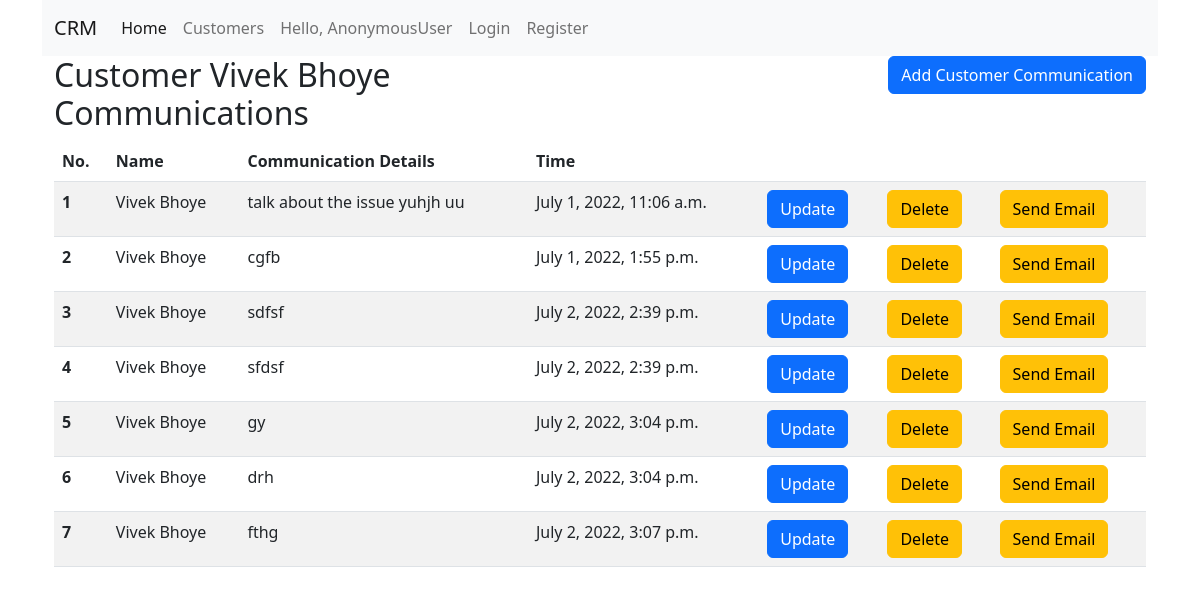
Screenshot of /customers/communication/4/ with the database file from the repository.
### crm/models.py (models this page shows, shortened)
class Customer(models.Model):
    first_name = models.CharField(max_length=50)
    last_name = models.CharField(max_length=50)
    email = models.EmailField(unique=True)
    phone = models.PositiveBigIntegerField()
    address = models.TextField()
    gst_no = models.CharField(max_length=15)
    frequency_of_automated_reminder = models.IntegerField()
    @property
    def full_name(self):
        return f'{self.first_name} {self.last_name}'
    def __str__(self) -> str:
        return f'{self.full_name}'

class Communication(models.Model):
    customer = models.ForeignKey(Customer,on_delete=models.CASCADE)
    comm_detail = models.TextField()
    timestamp = models.DateTimeField(default=datetime.now)

### crm/views.py (the view)
# urls.py: path('customers/communication/<int:pk>/',CustomerCommunicationListView.as_view(),name='customer-communication'),
class CustomerCommunicationListView(ListView):
    model = Communication
    template_name = "crm/communication.html"
    def get_context_data(self, **kwargs):
        context = super().get_context_data(**kwargs)
        queryset = self.get_queryset()
        customer = get_object_or_404(Customer,pk=self.kwargs.get('pk'))
        communications = queryset.filter(customer=customer).order_by('timestamp')
        context["customer"] = customer
        context["communications"] = communications
        return context

### crm/templates/crm/communication.html (shortened to what this page needs)
{% extends "crm/base.html" %}
{% block content %}
<div class="container">
  <div class="row">
    <div class="col">
      <h2>Customer {{ customer.full_name }} Communications</h2>
    </div>
    <div class="col">
      <h2><a href="{% url 'communication-create' %}" type="button" class="btn btn-primary" style="float: right ;">Add Customer Communication</a></h2>
    </div>
  </div>
  <table class="table table-striped table-hover">
    <thead>
      <tr>
        <th>No.</th>
        <th>Name</th>
        <th>Communication Details</th>
        <th>Time </th>
        <th></th>
        <th></th>
        <th></th>
      </tr>
    </thead>
    <tbody>
      {% for communication in communications %}
      <tr>
        <th scope="row">{{ forloop.counter }}</th>
        <td>{{ communication.customer }}</td>
        <td>{{ communication.comm_detail }}</td>
        <td>{{ communication.timestamp }}</td>
        <td> <a href="{% url 'communication-update' communication.pk %}" type="button" class="btn btn-primary">Update</a> </td>
        <td> <a href="{% url 'communication-delete' communication.pk %}" type="button" class="btn btn-warning">Delete</a> </td>
        <td> <a href="{% url 'send-email' communication.pk %}" type="button" class="btn btn-warning">Send Email</a> </td>
      </tr>
      {% endfor %}
    </tbody>
  </table>
</div>
{% endblock content %}

### rows the page displays
Customer: full_name "Vivek Bhoye"
Communication: customer "Vivek Bhoye", comm_detail "talk about the issue yuhjh uu", timestamp "July 1, 2022, 11:06 a.m."
Communication: customer "Vivek Bhoye", comm_detail "cgfb", timestamp "July 1, 2022, 1:55 p.m."
Communication: customer "Vivek Bhoye", comm_detail "sdfsf", timestamp "July 2, 2022, 2:39 p.m."
Communication: customer "Vivek Bhoye", comm_detail "sfdsf", timestamp "July 2, 2022, 2:39 p.m."
Communication: customer "Vivek Bhoye", comm_detail "gy", timestamp "July 2, 2022, 3:04 p.m."
Communication: customer "Vivek Bhoye", comm_detail "drh", timestamp "July 2, 2022, 3:04 p.m."
Communication: customer "Vivek Bhoye", comm_detail "fthg", timestamp "July 2, 2022, 3:07 p.m."

### other values shown
{{ request.user }} "AnonymousUser"
